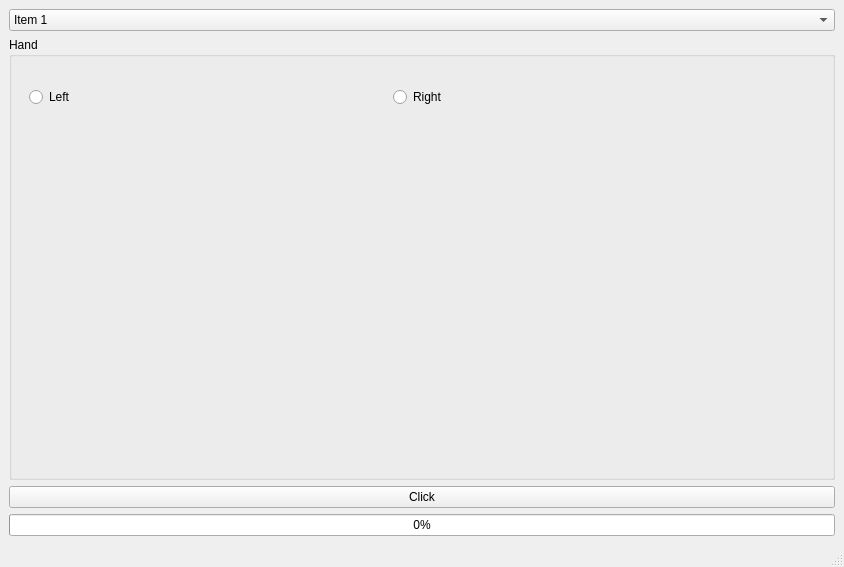
<?xml version="1.0" encoding="UTF-8"?>
<ui version="4.0">
 <class>MainWindow</class>
 <widget class="QMainWindow" name="MainWindow">
  <property name="geometry">
   <rect>
    <x>0</x>
    <y>0</y>
    <width>844</width>
    <height>567</height>
   </rect>
  </property>
  <property name="windowTitle">
   <string>MainWindow</string>
  </property>
  <widget class="QWidget" name="centralwidget">
   <layout class="QVBoxLayout" name="verticalLayout_2">
    <item>
     <layout class="QVBoxLayout" name="verticalLayout">
      <item>
       <widget class="QComboBox" name="comboBox">
        <property name="minimumSize">
         <size>
          <width>100</width>
          <height>0</height>
         </size>
        </property>
        <item>
         <property name="text">
          <string>Item 1</string>
         </property>
        </item>
        <item>
         <property name="text">
          <string>item 2</string>
         </property>
        </item>
        <item>
         <property name="text">
          <string>Item 3</string>
         </property>
        </item>
        <item>
         <property name="text">
          <string>Item 4</string>
         </property>
        </item>
        <item>
         <property name="text">
          <string>Item 5</string>
         </property>
        </item>
       </widget>
      </item>
      <item>
       <widget class="QGroupBox" name="groupBox">
        <property name="title">
         <string>Hand</string>
        </property>
        <widget class="QWidget" name="horizontalLayoutWidget">
         <property name="geometry">
          <rect>
           <x>20</x>
           <y>30</y>
           <width>721</width>
           <height>61</height>
          </rect>
         </property>
         <layout class="QHBoxLayout" name="horizontalLayout">
          <item>
           <widget class="QRadioButton" name="left_radioButton">
            <property name="text">
             <string>Left</string>
            </property>
           </widget>
          </item>
          <item>
           <widget class="QRadioButton" name="right_radioButton">
            <property name="text">
             <string>Right</string>
            </property>
           </widget>
          </item>
         </layout>
        </widget>
       </widget>
      </item>
      <item>
       <widget class="QPushButton" name="pushButton">
        <property name="text">
         <string>Click</string>
        </property>
       </widget>
      </item>
      <item>
       <widget class="QProgressBar" name="progressBar">
        <property name="value">
         <number>0</number>
        </property>
       </widget>
      </item>
     </layout>
    </item>
   </layout>
  </widget>
  <widget class="QMenuBar" name="menubar">
   <property name="geometry">
    <rect>
     <x>0</x>
     <y>0</y>
     <width>844</width>
     <height>23</height>
    </rect>
   </property>
  </widget>
  <widget class="QStatusBar" name="statusbar"/>
 </widget>
 <resources/>
 <connections/>
</ui>
